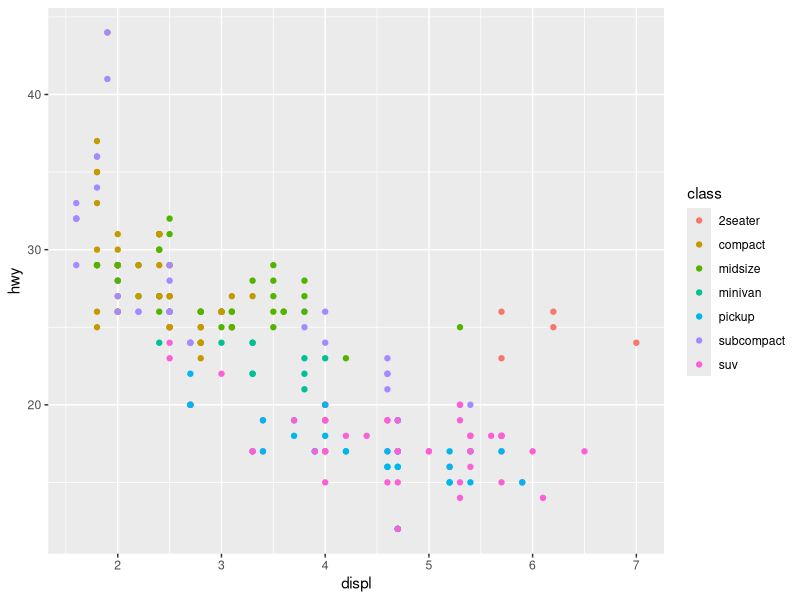
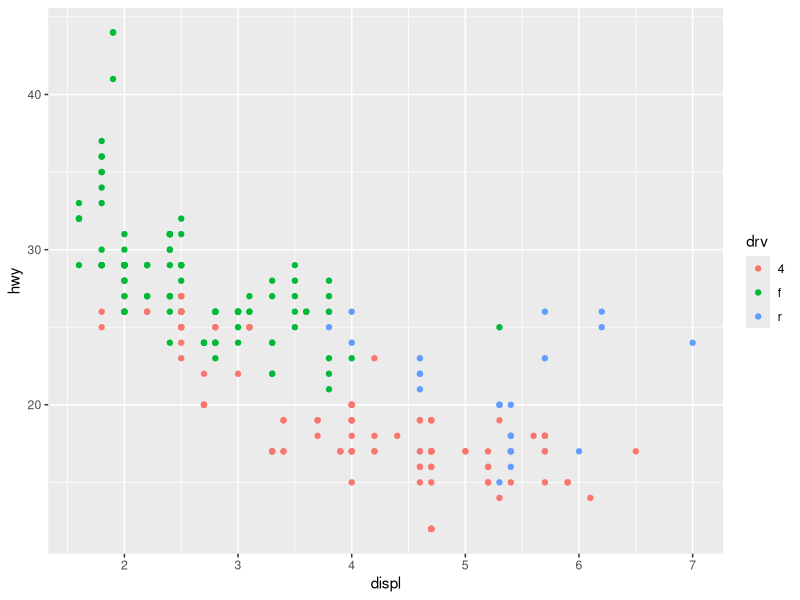
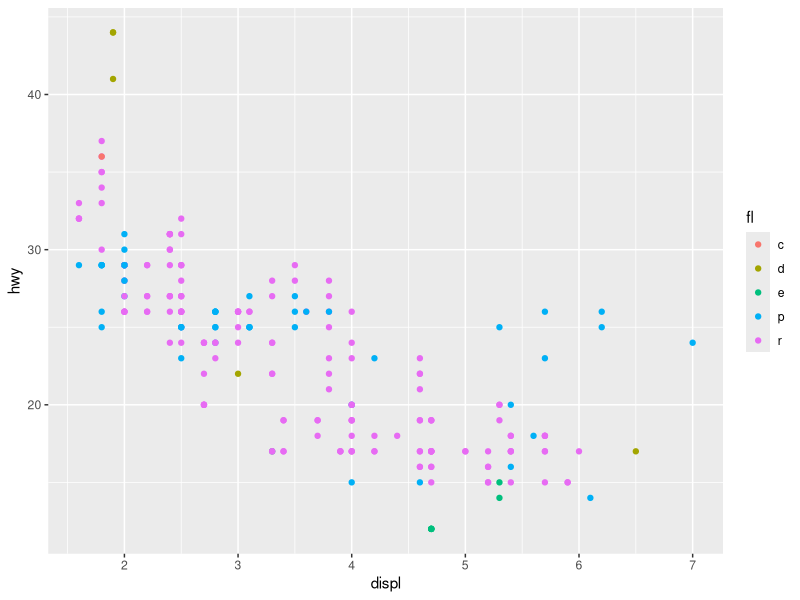
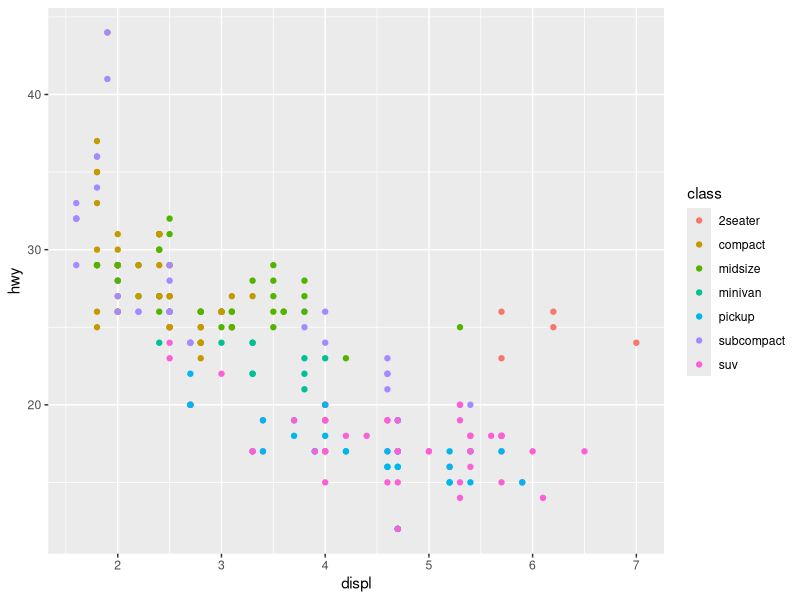
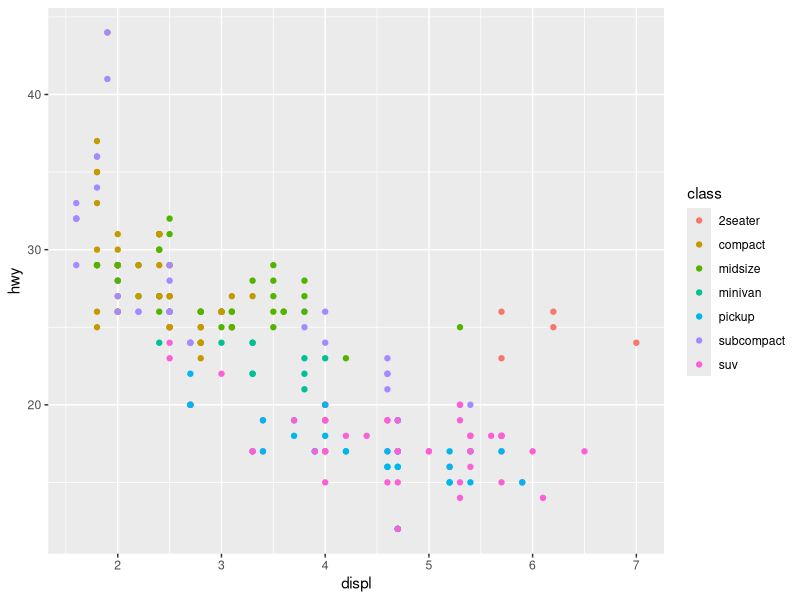

Here is the R script that generated these plots, in order:
## 200_ggplot_build.R

library(ggplot2)
colours <- list(~class, ~drv, ~fl)

# plot is just base plot()
graphics::plot
?graphics::plot

# Doesn't seem to do anything!
for (colour in colours) {
  ggplot(mpg, aes_(~ displ, ~ hwy, colour = colour)) +
    geom_point()
}

# S3
# 3 graphs, 1 for each choice of colours (and groups by this choice)
# Works when we explicitly print the plots
for (colour in colours) {
  print(ggplot(mpg, aes_(~ displ, ~ hwy, colour = colour)) +
    geom_point())
}


colours
colour = colours[[1]]
colour
g =   ggplot(mpg, aes_(~ displ, ~ hwy, colour = colour)) +
    geom_point()
 g

print(g)
# g is complex object !
typeof(g)
str(g)
